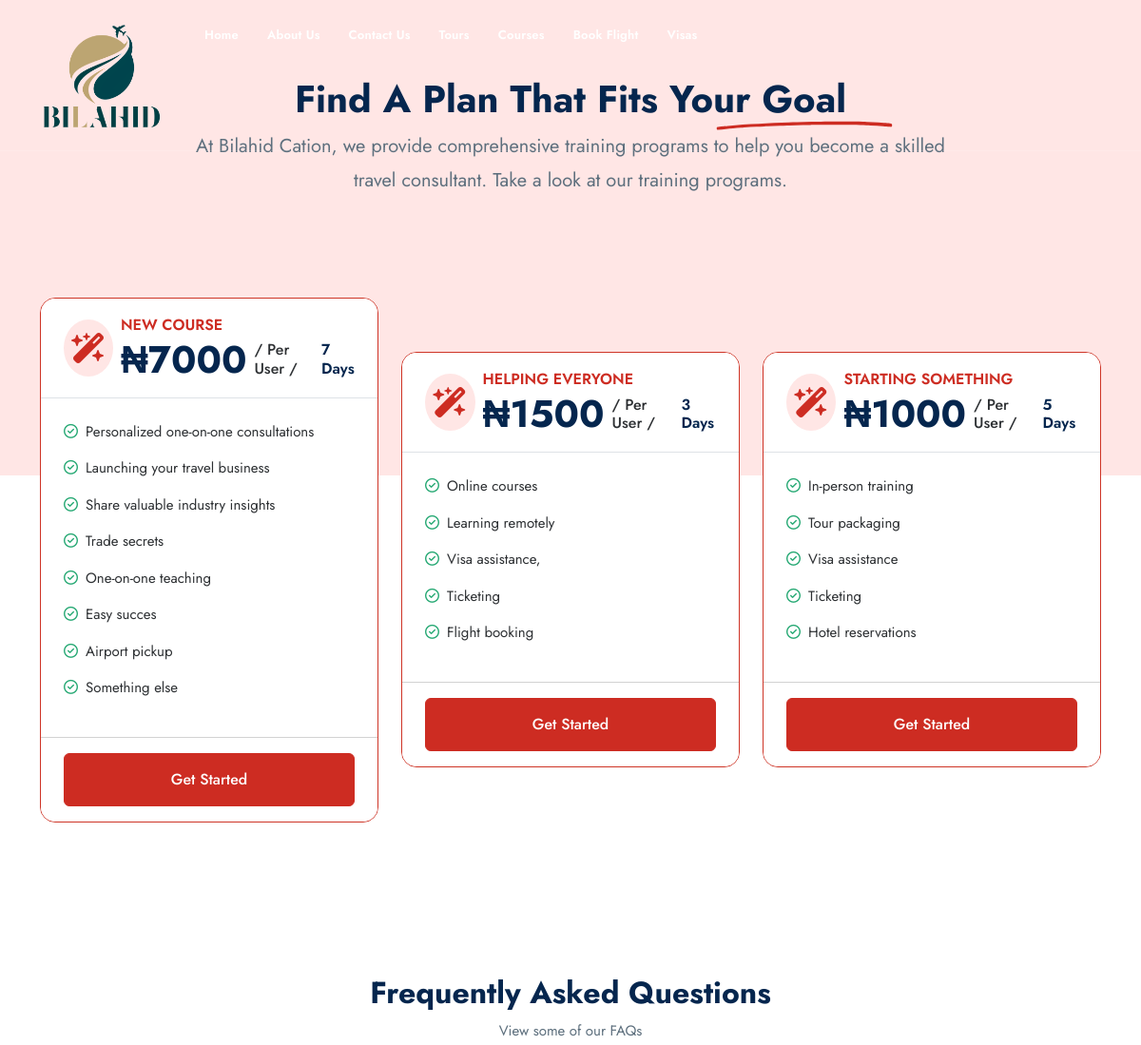
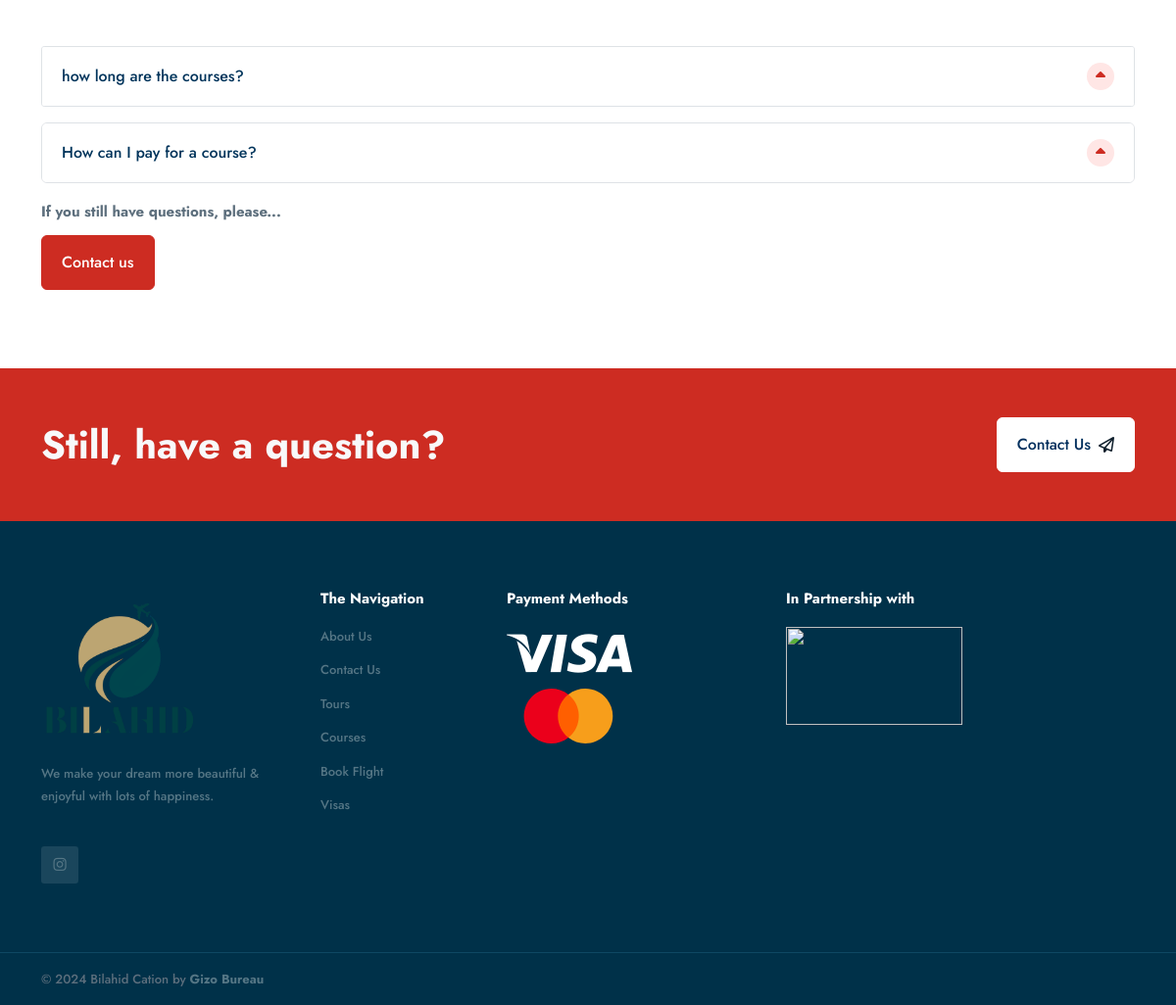
Screenshot of /courses with the database file from the repository (2 pictures, top to bottom).
### travel/models.py (models this page shows, shortened)
class Course(models.Model):
    slug = models.SlugField(max_length=150, blank=True, null=True)
    name = models.CharField(max_length=150)
    duration = models.IntegerField()
    price = models.IntegerField()
    detail_1 = models.CharField(max_length=150)
    detail_2 = models.CharField(max_length=150)
    detail_3 = models.CharField(max_length=150)
    detail_4 = models.CharField(max_length=150)
    detail_5 = models.CharField(max_length=150, blank=True, null=True)
    detail_6 = models.CharField(max_length=150, blank=True, null=True)
    detail_7 = models.CharField(max_length=150, blank=True, null=True)
    detail_8 = models.CharField(max_length=150, blank=True, null=True)

### travel/views.py (the view)
# urls.py: path('courses', views.courses, name="courses"),
def courses(request):
    courses = Course.objects.all().order_by('-id')
    context = {'courses': courses}
    return render(request,"course_pricing.html", context)

### templates/course_pricing.html (shortened to what this page needs)
{% extends "base.html" %}
{% block content %}
		<section class="position-relative">
			<div class="bg-light-primary position-absolute end-0 start-0 top-0 ht-500"></div>
			<div class="container">
				<div class="row align-items-center justify-content-center">
					<div class="col-xl-9 col-lg-11 col-md-12">
						<div class="prc-capstion text-center">
							<div class="prc-captions position-relative">
								<h1 class="xl-heading">Find A Plan That Fits Your <span class="position-relative z-4">Goal<span
											class="position-absolute top-50 start-50 translate-middle d-none d-md-block mt-4">
										</span></span>
								</h1>
								<p class="fs-5">At Bilahid Cation, we provide comprehensive training programs to help you become a skilled travel consultant. Take a look at our training programs.</p>
							</div>
						</div>
					</div>
				</div>
				<div class="row align-items-center justify-content-center g-4 mt-5">
					{% for course in courses %}
					<div class="col-xl-4 col-lg-4 col-md-6">
						<div class="card border border-danger rounded-4">
							<div class="card-header d-flex justify-content-start align-items-center border-bottom py-3 px-4">
								<span class="square--60 circle bg-light-primary" data-bs-toggle="tooltip" data-bs-placement="top"
									aria-label="Most Popular" data-bs-original-title="Most Popular">
									<i class="fa-solid fa-wand-magic-sparkles fs-2 text-primary"></i>
								</span>
								<div class="ps-2">
									<h6 class="text-uppercase fw-semibold text-primary lh-base">{{course.name|title}}</h6>
									<div class="hstack gap-2">
										<div class="prcs-currency text-center">
											<h2 class="fs-1 pricingtable__highlight js-montlypricing mb-0">₦{{course.price}}</h2>
										</div>
										<span class="h6 mb-0">/ Per User /</span>
										<h5>{{course.duration}} Days </h5>
									</div>
								</div>
							</div>
							<div class="card-body p-4">
								<ul class="list-unstyled mb-0">
									<li class="mb-3"><i class="fa-regular fa-circle-check text-success me-2"></i>{{course.detail_1|capfirst}}
									</li>
									<li class="mb-3"><i class="fa-regular fa-circle-check text-success me-2"></i>{{course.detail_2|capfirst}}
									</li>
									<li class="mb-3"><i class="fa-regular fa-circle-check text-success me-2"></i>{{course.detail_3|capfirst}}
									</li>
									<li class="mb-3"><i class="fa-regular fa-circle-check text-success me-2"></i>{{course.detail_4|capfirst}}
									</li>
									{% if course.detail_5 %}
									<li class="mb-3"><i class="fa-regular fa-circle-check text-success me-2"></i>{{course.detail_5|capfirst}}
									</li>
									{% endif %}
									{% if course.detail_6 %}
									<li class="mb-3"><i class="fa-regular fa-circle-check text-success me-2"></i>{{course.detail_6|capfirst}}
									</li>
									{% endif %}
									{% if course.detail_7 %}
									<li class="mb-3"><i class="fa-regular fa-circle-check text-success me-2"></i>{{course.detail_7|capfirst}}
									</li>
									{% endif %}
									{% if course.detail_8 %}
									<li class="mb-3"><i class="fa-regular fa-circle-check text-success me-2"></i>{{course.detail_8|capfirst}}
									</li>
									{% endif %}
								</ul>
							</div>
							<form method="post">
							<div class="card-footer bg-white py-3 px-4">
								<a href="{% url 'course-booking' course.slug %}" class="btn btn-primary fw-medium w-100 mb-0">Get Started</a>
							</div>
						</form>
						</div>
					</div>
					{% endfor %}
				</div>
			</div>
		</section>
		<section>
			<div class="container">
				<div class="row mb-4">
					<div class="col-12 text-center">
						<h2>Frequently Asked Questions</h2>
						<p class="mb-0">View some of our FAQs</p>
					</div>
				</div>
				<div class="row align-items-start">
					<div class="col-xl-12 col-lg-12 col-md-12 mt-4">
						<div class="accordion accordion-flush" id="accordionFlushExample">
							<div class="accordion-item border">
								<h2 class="accordion-header rounded-2">
									<button class="accordion-button collapsed" type="button" data-bs-toggle="collapse"
										data-bs-target="#flush-collapseOne" aria-expanded="false" aria-controls="flush-collapseOne">
										how long are the courses?
									</button>
								</h2>
							</div>
							<div class="accordion-item border rounded-2">
								<h2 class="accordion-header">
									<button class="accordion-button collapsed" type="button" data-bs-toggle="collapse"
										data-bs-target="#flush-collapseTwo" aria-expanded="false" aria-controls="flush-collapseTwo">
										How can I pay for a course?
									</button>
								</h2>
							</div>
							<p><b>If you still have questions, please...</b> <div class="col-xl-12 col-lg-12 col-md-12">
								<div class="form-group mb-0">
									<a href="{% url 'contact'  %}"><button type="submit" class="btn fw-medium btn-primary">Contact us</button></a>
								</div>
							</div>
						</div>
					</div>
				</div>
			</div>
		</section>
		<div class="py-5 bg-primary">
			<div class="container">
				<div class="row align-items-center justify-content-between">
					<div class="col-xl-8 col-lg-8 col-md-8">
						<h4 class="text-light fw-bold lh-base fs-1 m-0">Still, have a question?</h4>
					</div>
					<div class="col-xl-3 col-lg-3 col-md-3">
						<div class="text-md-end">
							<button class="btn btn-whites text-dark fw-medium" type="button"><a href="{% url 'contact' %}">Contact Us</a><i
									class="fa-regular fa-paper-plane ms-2"></i></button>
						</div>
					</div>
				</div>
			</div>
		</div>
{% endblock content %}

### rows the page displays
Course: name "NEW COURSE", price "7000", duration "7", detail_1 "Personalized one-on-one consultations", detail_2 "Launching your travel business", detail_3 "Share valuable industry insights", detail_4 "Trade secrets", detail_5 "One-on-one teaching", detail_6 "Easy succes", detail_7 "Airport pickup", detail_8 "Something else"
Course: name "HELPING EVERYONE", price "1500", duration "3", detail_1 "Online courses", detail_2 "Learning remotely", detail_3 "Visa assistance,", detail_4 "Ticketing", detail_5 "Flight booking"
Course: name "STARTING SOMETHING", price "1000", duration "5", detail_1 "In-person training", detail_2 "Tour packaging", detail_3 "Visa assistance", detail_4 "Ticketing", detail_5 "Hotel reservations"
